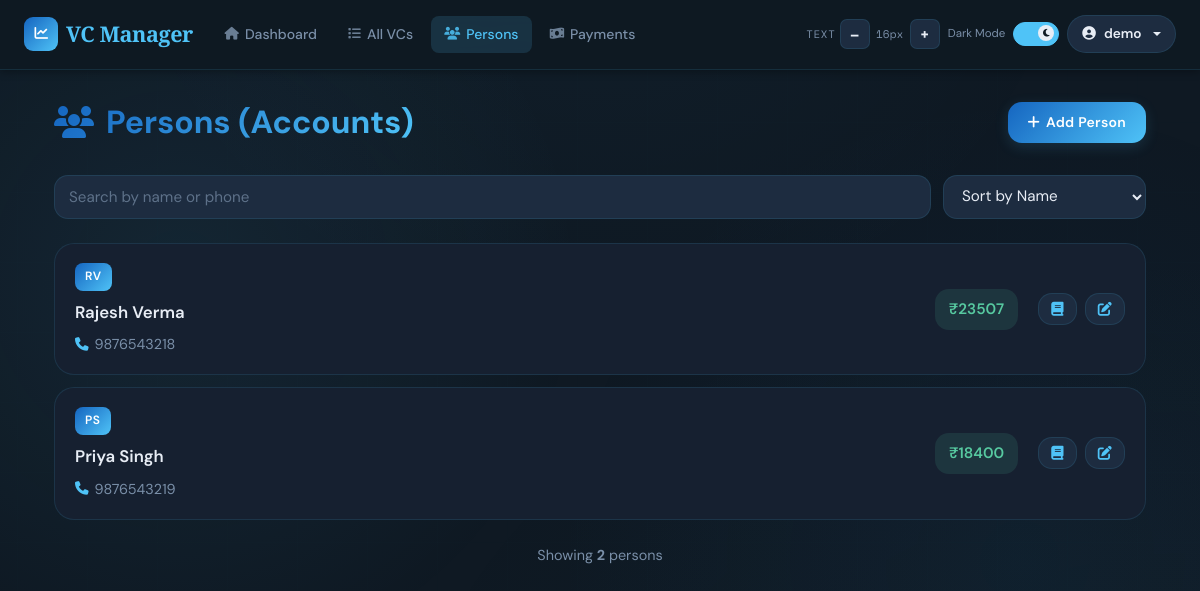
Screenshot of /person/ (signed in) with the database file from the repository.
### app/models/user.py (models this page shows, shortened)
class User(UserMixin, db.Model):
    __tablename__ = 'users'
    id = db.Column(db.Integer, primary_key=True)
    email = db.Column(db.String(120), unique=True, nullable=False, index=True)
    name = db.Column(db.String(120), nullable=False)
    password_hash = db.Column(db.String(255), nullable=True)  # Nullable for OAuth-only users
    google_id = db.Column(db.String(255), unique=True, nullable=True)  # For OAuth users
    created_at = db.Column(db.DateTime, default=datetime.utcnow)
    last_login = db.Column(db.DateTime, nullable=True)
    vcs = db.relationship('VC', backref='user', lazy=True, cascade='all, delete-orphan')
    persons = db.relationship('Person', backref='user', lazy=True, cascade='all, delete-orphan')

### app/models/person.py (models this page shows, shortened)
class Person(db.Model):
    __tablename__ = 'persons'
    id = db.Column(db.Integer, primary_key=True)
    user_id = db.Column(db.Integer, db.ForeignKey('users.id'), nullable=False, index=True)
    name = db.Column(db.String(80), unique=True, nullable=False)
    short_name = db.Column(db.String(20), unique=True, nullable=False)
    phone = db.Column(db.String(20), nullable=False)
    phone2 = db.Column(db.String(20), nullable=True)
    opening_balance = db.Column(db.Float, default=0.0, nullable=True)
    created_at = db.Column(db.DateTime, default=datetime.utcnow)
    payments = db.relationship('Payment', backref='person', lazy=True)
    ledger_entries = db.relationship('LedgerEntry', backref='ledger_person', lazy=True)
    @property
    def ledger_balance(self):
        entries = [e for e in self.ledger_entries if e is not None]
        if entries:
            last_entry = sorted(entries, key=lambda e: e.date, reverse=True)[0]
            return last_entry.balance if last_entry.balance is not None else (self.opening_balance or 0.0)
        return self.opening_balance or 0.0

### app/models/ledger.py (models this page shows)
class LedgerEntry(db.Model):
    __tablename__ = 'ledger_entries'
    id = db.Column(db.Integer, primary_key=True)
    person_id = db.Column(db.Integer, db.ForeignKey('persons.id'), nullable=True, index=True)
    vc_id = db.Column(db.Integer, db.ForeignKey('vcs.id'), nullable=True, index=True)
    date = db.Column(db.DateTime, nullable=False, default=datetime.utcnow)
    narration = db.Column(db.Text, nullable=False)
    debit = db.Column(db.Float, default=0)
    credit = db.Column(db.Float, default=0)
    balance = db.Column(db.Float, default=0)
    created_at = db.Column(db.DateTime, default=datetime.utcnow)
    vc = db.relationship('VC', foreign_keys=[vc_id], back_populates='ledger_entries', lazy=True)

### app/routes/person.py (the view)
@person_bp.route('/')
@login_required
def persons():
    persons = Person.query.filter_by(user_id=current_user.id).all()
    return render_template('person/list.html', persons=persons)

### templates/person/list.html (shortened to what this page needs)
{% extends "base.html" %}
{% block content %}
<div class="container-fluid">
    <div class="page-header">
        <h1 class="page-title">
            <i class="fas fa-users"></i>Persons (Accounts)
        </h1>
        <button class="btn btn-primary" onclick="location.href='{{ url_for('person.create_person') }}'">
            <i class="fas fa-plus"></i>Add Person
        </button>
    </div>
    <div class="control-bar">
        <div class="search-box">
            <input
                id="searchInput"
                type="search"
                class="form-control"
                placeholder="Search by name or phone">
        </div>
        <select id="sortSelect" class="sort-select">
            <option value="name_asc">Sort by Name</option>
        </select>
    </div>
    <div class="person-list">
        {% if persons %}
            {% for person in persons %}
            <div class="person-item" id="person-{{ person.id }}"
                data-name="{{ person.name }}"
                data-phone="{{ (person.phone or '') ~ ' ' ~ (person.phone2 or '') }}"
                data-balance="{{ person.ledger_balance }}">
                <div class="person-item-main">
                    <div class="person-badge">{{ person.short_name }}</div>
                    <div class="person-name">{{ person.name }}</div>
                    <div class="person-meta">
                        {% if person.phone %}
                        <div class="person-meta-item">
                            <i class="fas fa-phone"></i>
                            <span>{{ person.phone }}</span>
                        </div>
                        {% endif %}
                    </div>
                </div>
                <div class="person-item-actions">
                    <div class="balance-badge {{ 'positive' if person.ledger_balance >= 0 else 'negative' }}">
                        ₹{{ "%.0f"|format(person.ledger_balance) }}
                    </div>
                    <div class="action-buttons">
                        <button class="btn" onclick="event.stopPropagation(); location.href='{{ url_for('ledger.person_ledger', person_id=person.id) }}'" title="View Ledger">
                            <i class="fas fa-book"></i>
                        </button>
                        <button class="btn" onclick="event.stopPropagation(); location.href='{{ url_for('person.edit_person', id=person.id) }}'" title="Edit">
                            <i class="fas fa-edit"></i>
                        </button>
                    </div>
                </div>
            </div>
            {% endfor %}
        {% endif %}
    </div>
    {% if persons %}
    <div style="margin-top: 24px; text-align: center; color: var(--text-muted); font-size: 0.9rem;">
        Showing <strong>{{ persons|length }}</strong> person{{ 's' if persons|length != 1 else '' }}
    </div>
    {% endif %}
</div>
{% endblock %}

### templates/base.html (shortened to what this page needs)
<!DOCTYPE html>
<html lang="en" data-theme="dark">
<head>
    <link href="https://cdnjs.cloudflare.com/ajax/libs/font-awesome/6.5.0/css/all.min.css" rel="stylesheet">
    <link href="https://cdn.jsdelivr.net/npm/bootstrap@5.3.0/dist/css/bootstrap.min.css" rel="stylesheet">
    <link rel="stylesheet" href="https://cdn.jsdelivr.net/npm/swiper@11/swiper-bundle.min.css" />
</head>
<body>
<nav class="navbar navbar-expand-lg" role="navigation" aria-label="Main navigation">
    <div class="container-fluid px-4">
        <a class="navbar-brand" href="{{ url_for('dashboard.index') }}">
            <div class="brand-icon" aria-hidden="true"><i class="fas fa-chart-line"></i></div>
            VC Manager
        </a>
        <div class="collapse navbar-collapse" id="navbarNav">
            {% if current_user.is_authenticated %}
            <ul class="navbar-nav me-auto d-none d-md-flex">
                <li class="nav-item"><a class="nav-link" href="{{ url_for('dashboard.index') }}"><i class="fas fa-home"></i>Dashboard</a></li>
                <li class="nav-item"><a class="nav-link" href="{{ url_for('vc.vcs_list') }}"><i class="fas fa-list"></i>All VCs</a></li>
                <li class="nav-item"><a class="nav-link" href="{{ url_for('person.persons') }}"><i class="fas fa-users"></i>Persons</a></li>
                <li class="nav-item"><a class="nav-link" href="{{ url_for('payment.record_payment') }}"><i class="fas fa-money-bill-wave"></i>Payments</a></li>
            </ul>
            {% endif %}
            <div class="d-flex align-items-center ms-auto gap-2 mt-2 mt-lg-0">
                <div class="d-flex align-items-center gap-1" role="toolbar" aria-label="Font size">
                    <span class="a11y-label d-none d-xl-inline">Text</span>
                    <button class="fs-btn" id="fsDecrease" aria-label="Decrease font size">–</button>
                    <span class="fs-display" id="fsDisplay" aria-live="polite">16px</span>
                    <button class="fs-btn" id="fsIncrease" aria-label="Increase font size">+</button>
                </div>
                <div class="d-flex align-items-center gap-2" aria-label="Theme">
                    <span class="toggle-label-text d-none d-xl-inline" id="themeLabel">Dark</span>
                    <label class="toggle-switch" aria-label="Toggle light/dark mode">
                        <div class="toggle-track"></div>
                        <div class="toggle-thumb"><i class="fas fa-moon" id="toggleIcon"></i></div>
                    </label>
                </div>
                {% if current_user.is_authenticated %}
                <div class="dropdown">
                    <button class="user-btn dropdown-toggle" type="button" data-bs-toggle="dropdown" aria-expanded="false">
                        <i class="fas fa-user-circle"></i>
                        <span class="d-none d-sm-inline">{{ current_user.name }}</span>
                    </button>
                </div>
                {% endif %}
            </div>
        </div>
    </div>
</nav>
<main class="main-content" role="main">
    <div class="container">
        {% block content %}{% endblock %}
    </div>
</main>
</body>
</html>

### templates/person/list.html (style rules this page uses)
html { font-size: var(--fs-base); }
body { font-size: var(--fs-base); }
.page-header { display: flex; justify-content: space-between; align-items: center; gap: 12px; margin-bottom: 32px; flex-wrap: nowrap; }
.page-title { font-size: 2rem; font-weight: 700; background: var(--grad-header); -webkit-background-clip: text; -webkit-text-fill-color: transparent; margin: 0; display: flex; align-items: center; gap: 12px; white-space: nowrap; flex-shrink: 0; }
.page-title i { color: var(--accent); flex-shrink: 0; }
.control-bar { display: flex; gap: 12px; flex-wrap: wrap; margin-bottom: 24px; align-items: center; }
.search-box { display: flex; gap: 8px; flex: 1; min-width: 240px; }
.search-box .form-control { background: var(--surface2); color: var(--text); border: 1.5px solid var(--border); border-radius: var(--radius-md); padding: 10px 14px; font-size: 0.95rem; }
.search-box .form-control::placeholder { color: var(--text-muted); }
.sort-select { background: var(--surface2); color: var(--text); border: 1.5px solid var(--border); border-radius: var(--radius-md); padding: 10px 14px; font-size: 0.95rem; cursor: pointer; transition: all 0.28s cubic-bezier(.4,0,.2,1); }
.person-list { display: flex; flex-direction: column; gap: 12px; }
.person-item { background: var(--surface); border: 1.5px solid var(--border); border-radius: var(--radius-lg); padding: 18px 20px; transition: all 0.28s cubic-bezier(.4,0,.2,1); cursor: pointer; display: flex; align-items: center; justify-content: space-between; gap: 20px; }
.person-item-main { flex: 1; min-width: 0; }
.person-name { font-size: 1.05rem; font-weight: 600; color: var(--text); margin-bottom: 8px; }
.person-badge { background: var(--grad-header); color: #fff; padding: 4px 10px; border-radius: var(--radius-sm); font-weight: 600; font-size: 0.75rem; text-transform: uppercase; letter-spacing: 0.05em; display: inline-block; margin-bottom: 8px; margin-right: 8px; }
.person-meta { display: flex; gap: 16px; flex-wrap: wrap; font-size: 0.9rem; color: var(--text-muted); }
.person-meta-item { display: flex; align-items: center; gap: 6px; }
.person-meta-item i { color: var(--accent); font-size: 0.85rem; }
.person-item-actions { display: flex; gap: 20px; align-items: center; min-width: fit-content; }
.balance-badge { padding: 8px 14px; border-radius: var(--radius-md); font-weight: 600; text-align: center; font-size: 0.95rem; }
.balance-badge.positive { background: var(--success-bg); color: var(--success); }
.action-buttons { display: flex; gap: 8px; }
.action-buttons .btn { padding: 8px 12px; border-radius: var(--radius-md); transition: all 0.28s cubic-bezier(.4,0,.2,1); border: 1.5px solid var(--border); background: var(--surface2); color: var(--accent); cursor: pointer; display: flex; align-items: center; justify-content: center; }

### rows the page displays
User: name "demo"
Person: short_name "RV", name "Rajesh Verma", phone "9876543218"
LedgerEntry: ledger_balance "23507"
Person: short_name "PS", name "Priya Singh", phone "9876543219"
LedgerEntry: ledger_balance "18400"

### other values shown
{{ persons|length }} "2"
{{ 's' if persons|length != 1 else '' }} "s"
